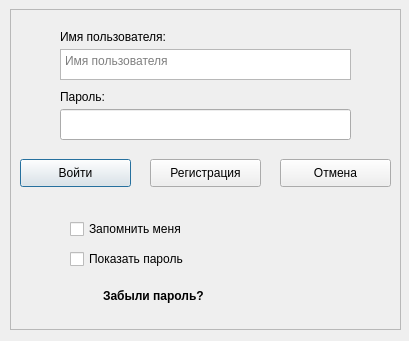
<?xml version="1.0" encoding="UTF-8"?>
<ui version="4.0">
 <class>Dialog</class>
 <widget class="QDialog" name="Dialog">
  <property name="geometry">
   <rect>
    <x>0</x>
    <y>0</y>
    <width>409</width>
    <height>341</height>
   </rect>
  </property>
  <property name="windowTitle">
   <string>Dialog</string>
  </property>
  <widget class="QFrame" name="frame">
   <property name="geometry">
    <rect>
     <x>10</x>
     <y>9</y>
     <width>391</width>
     <height>321</height>
    </rect>
   </property>
   <property name="frameShape">
    <enum>QFrame::StyledPanel</enum>
   </property>
   <property name="frameShadow">
    <enum>QFrame::Raised</enum>
   </property>
   <widget class="QPushButton" name="logInButton">
    <property name="geometry">
     <rect>
      <x>10</x>
      <y>150</y>
      <width>111</width>
      <height>28</height>
     </rect>
    </property>
    <property name="text">
     <string>Войти</string>
    </property>
   </widget>
   <widget class="QPushButton" name="registrationButton">
    <property name="geometry">
     <rect>
      <x>140</x>
      <y>150</y>
      <width>111</width>
      <height>28</height>
     </rect>
    </property>
    <property name="text">
     <string>Регистрация</string>
    </property>
   </widget>
   <widget class="QPushButton" name="cancelButton">
    <property name="geometry">
     <rect>
      <x>270</x>
      <y>150</y>
      <width>111</width>
      <height>28</height>
     </rect>
    </property>
    <property name="text">
     <string>Отмена</string>
    </property>
   </widget>
   <widget class="QTextEdit" name="loginTextEdit">
    <property name="geometry">
     <rect>
      <x>50</x>
      <y>40</y>
      <width>291</width>
      <height>31</height>
     </rect>
    </property>
    <property name="placeholderText" stdset="0">
     <string>Имя пользователя</string>
    </property>
   </widget>
   <widget class="QCommandLinkButton" name="forgotPasswordLink">
    <property name="geometry">
     <rect>
      <x>80</x>
      <y>270</y>
      <width>222</width>
      <height>41</height>
     </rect>
    </property>
    <property name="text">
     <string>Забыли пароль?</string>
    </property>
    <property name="iconSize">
     <size>
      <width>0</width>
      <height>0</height>
     </size>
    </property>
    <property name="checkable">
     <bool>true</bool>
    </property>
   </widget>
   <widget class="QCheckBox" name="rememberCheckBox">
    <property name="geometry">
     <rect>
      <x>60</x>
      <y>210</y>
      <width>121</width>
      <height>20</height>
     </rect>
    </property>
    <property name="text">
     <string>Запомнить меня</string>
    </property>
   </widget>
   <widget class="QCheckBox" name="showPasswordCheckBox">
    <property name="geometry">
     <rect>
      <x>60</x>
      <y>240</y>
      <width>131</width>
      <height>20</height>
     </rect>
    </property>
    <property name="text">
     <string>Показать пароль</string>
    </property>
   </widget>
   <widget class="QLineEdit" name="passwordTextEdit">
    <property name="geometry">
     <rect>
      <x>50</x>
      <y>100</y>
      <width>291</width>
      <height>31</height>
     </rect>
    </property>
   </widget>
   <widget class="QLabel" name="loginLabel">
    <property name="geometry">
     <rect>
      <x>50</x>
      <y>20</y>
      <width>121</width>
      <height>16</height>
     </rect>
    </property>
    <property name="text">
     <string>Имя пользователя:</string>
    </property>
   </widget>
   <widget class="QLabel" name="passwordLabel">
    <property name="geometry">
     <rect>
      <x>50</x>
      <y>80</y>
      <width>53</width>
      <height>16</height>
     </rect>
    </property>
    <property name="text">
     <string>Пароль:</string>
    </property>
   </widget>
  </widget>
 </widget>
 <resources/>
 <connections/>
</ui>
